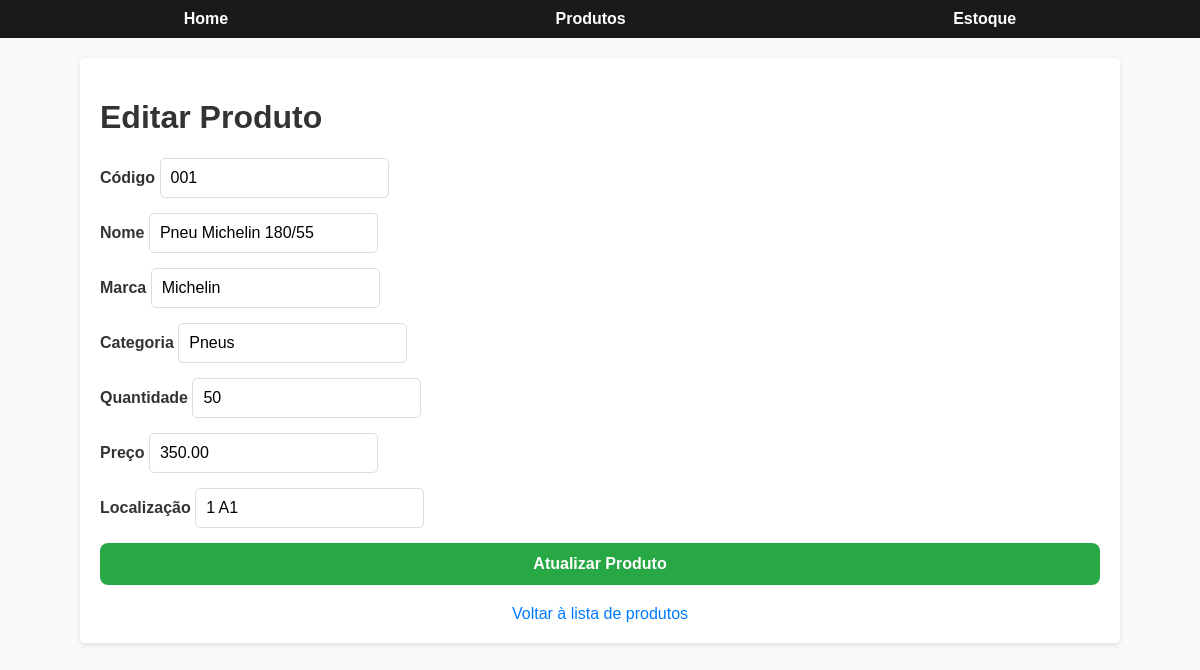
Page /produtos/editar/1 on the committed database.
### models.py (models this page shows, shortened)
class Produto(db.Model):
    __tablename__ = 'produtos'
    id = db.Column(db.Integer, primary_key=True)  # Identificador único
    codigo = db.Column(db.String(20), unique=True, nullable=False)  # Código único do produto
    nome = db.Column(db.String(100), nullable=False)  # Nome do produto
    marca = db.Column(db.String(50), nullable=False)  # Marca do produto
    categoria = db.Column(db.String(50), nullable=False)  # Categoria do produto
    quantidade = db.Column(db.Integer, nullable=False)  # Quantidade em estoque
    preco = db.Column(db.Float, nullable=False)  # Preço do produto
    localizacao = db.Column(db.String(100), nullable=True)  # Localização do produto no estoque
    criado_em = db.Column(db.DateTime, default=datetime.utcnow)  # Data de criação do registro
    atualizado_em = db.Column(db.DateTime, default=datetime.utcnow, onupdate=datetime.utcnow)  # Data de última atualização

### app.py (the view, shortened to what this page needs)
@app.route('/produtos/editar/<int:id>', methods=['GET', 'POST'])
def editar_produto(id):
    produto = Produto.query.get_or_404(id)  # Buscar o produto pelo ID
    form = ProdutoForm(obj=produto)
    return render_template('editar_produto.html', form=form, produto=produto)

### templates/editar_produto.html (shortened to what this page needs)
<!DOCTYPE html>
<html lang="en">
<head>
    <link rel="stylesheet" href="/static/style.css">
</head>
<body>
    <header>
        <nav>
            <a href="/">Home</a>
            <a href="/produtos">Produtos</a>
            <a href="/estoque">Estoque</a>
        </nav>
    </header>
    <main>
        <h1>Editar Produto</h1>
        <form action="{{ url_for('editar_produto', id=produto.id) }}" method="post">
            <div>
                <label for="codigo">Código</label>
                {{ form.codigo(class="form-control") }}
            </div>
            <div>
                <label for="nome">Nome</label>
                {{ form.nome(class="form-control") }}
            </div>
            <div>
                <label for="marca">Marca</label>
                {{ form.marca(class="form-control") }}
            </div>
            <div>
                <label for="categoria">Categoria</label>
                {{ form.categoria(class="form-control") }}
            </div>
            <div>
                <label for="quantidade">Quantidade</label>
                {{ form.quantidade(class="form-control") }}
            </div>
            <div>
                <label for="preco">Preço</label>
                {{ form.preco(class="form-control") }}
            </div>
            <div>
                <label for="localizacao">Localização</label>
                {{ form.localizacao(class="form-control") }}
            </div>
            <button type="submit" class="btn atualizar-produto-btn">Atualizar Produto</button>
        </form>
        <a href="{{ url_for('listar_produtos') }}" class="link-back">Voltar à lista de produtos</a>
    </main>
</body>
</html>

### static/style.css (style rules this page uses)
body { font-family: Arial, sans-serif; margin: 0; padding: 0; background-color: #f9f9f9; color: #333; }
header { background-color: #1a1a1a; padding: 10px 20px; color: #fff; }
header nav { display: flex; justify-content: space-around; align-items: center; }
header nav a { text-decoration: none; color: #fff; font-weight: bold; margin: 0 10px; transition: color 0.3s; }
.link-back { display: block; text-align: center; margin-top: 20px; text-decoration: none; font-size: 16px; color: #007bff; }
main { padding: 20px; max-width: 1000px; margin: 20px auto; background-color: #fff; border-radius: 5px; box-shadow: 0 2px 5px rgba(0, 0, 0, 0.1); }
.btn { display: inline-block; background-color: #e60000; color: #fff; padding: 10px 15px; text-decoration: none; border-radius: 5px; font-weight: bold; transition: background-color 0.3s; }
.btn.atualizar-produto-btn { background-color: #28a745; color: white; font-size: 16px; padding: 12px 20px; border-radius: 8px; border: none; cursor: pointer; transition: background-color 0.3s ease, transform 0.2s ease; width: 100%; box-sizing: border-box; }
form { display: flex; flex-direction: column; gap: 15px; }
form label { font-weight: bold; }
form input { padding: 10px; border: 1px solid #ddd; border-radius: 5px; font-size: 1rem; }
form button { align-self: flex-start; }

### rows in the picture
Produto: codigo "001", nome "Pneu Michelin 180/55", marca "Michelin", categoria "Pneus", quantidade "50", preco "350.00", localizacao "1 A1"
